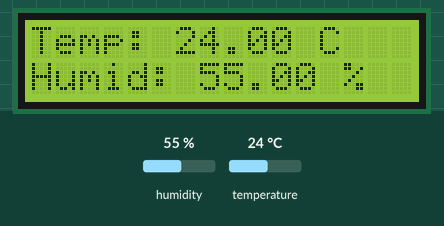
Bench run of a sketch on a simulated Arduino Uno, built for the host (arithmetic inside an expression is 32-bit, double 64-bit). On the bench: 16×2 character LCD. Inputs (shaded band) come from the test bench; at power-on: humidity 55 %, temperature 24 °C.

Above: at 4.2 s.
4.3 s: humidity set to 22 %
At 5.6 s:
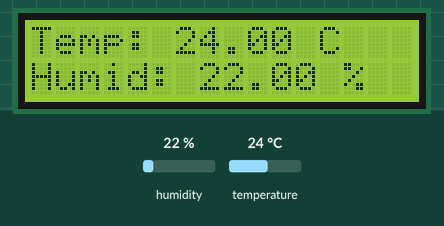
7.0 s: temperature set to 12 °C
At 8.4 s:
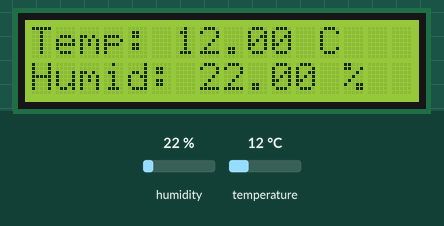
9.7 s: humidity set to 40 %
At 11.6 s:
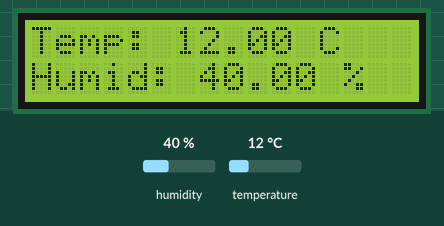
12.7 s: temperature set to 19 °C
At 14.4 s:
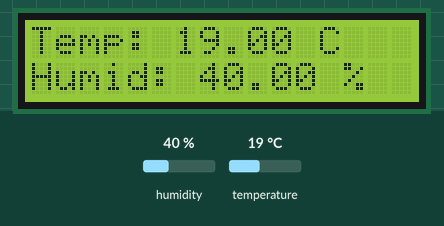
Timing chart, 0 to 15.9 s (numbered marks = the images above; inputs shaded):
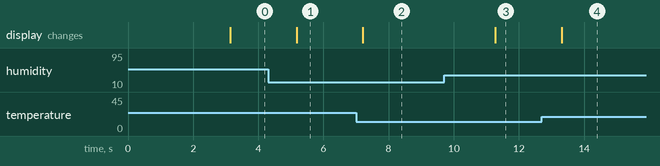

Measured:
- after the input at 4.3 s, the display: changes after 0.87 s (image 1)
- after the input at 7.0 s, the display: changes after 0.21 s (image 2)
- after the input at 9.7 s, the display: changes after 1.6 s (image 3)
- after the input at 12.7 s, the display: changes after 0.61 s (image 4)

The sketch:

STM32_DHT11.ino
```cpp
#include <Wire.h>      //Library for using I2C

#include <LiquidCrystal_I2C.h>  //Library for using I2C type LCD display

#include <DHT.h>                    //Library for using DHT sensor


#define DHTPIN PA1


#define DHTTYPE DHT11


LiquidCrystal_I2C lcd(0x27, 16, 2);  //initilize object lcd for class LiquidCrystal_I2C with I2C address of 0x27 and 16x2 type LCD display


DHT dht(DHTPIN, DHTTYPE);     //initilize object dht for class DHT with DHT pin with STM32 and DHT type as DHT11


void setup()

{

  // initialize the LCD

  lcd.begin();

  dht.begin();          //Begins to receive Temperature and humidity values.

  lcd.backlight();      // Turn on the blacklight and print a welcome message.

  lcd.setCursor(0,0);

  lcd.print("_______");

  lcd.setCursor(0,1);

  lcd.print("DHT11 with STM32");

  delay(3000);

  lcd.clear();

}


void loop()

{

  float h = dht.readHumidity();       //Gets Humidity value

  float t = dht.readTemperature();    //Gets Temperature value

  lcd.setCursor(0,0);

  lcd.print("Temp: ");

  lcd.print(t);

  lcd.print(" C");

  lcd.setCursor(0,1);

  lcd.print("Humid: ");

  lcd.print(h);

  lcd.print(" %");

}
```
